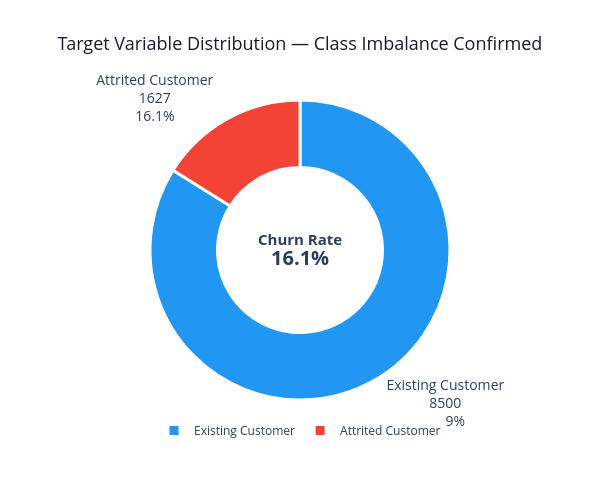

The notebook cell this image was saved under:
### Markdown cell above
<a id='phase2'></a>

---
# 📊 Phase 2: Exploratory Data Analysis & Data Storytelling
---

> **Analyst's Mindset:** Before touching a single model, we must *understand the data deeply*. Every chart below is crafted to answer a specific business question. We move from **"What is happening?"** → **"Why is it happening?"** → **"What can we do about it?"**

### Code cell
# Target Variable Analysis
target_counts = df['Attrition_Flag'].value_counts()
churn_rate = target_counts['Attrited Customer'] / len(df) * 100

fig = go.Figure(data=[go.Pie(
    labels=target_counts.index,
    values=target_counts.values,
    hole=0.55,
    marker=dict(colors=['#2196F3', '#F44336'],
                line=dict(color='white', width=3)),
    textinfo='label+percent+value',
    textfont=dict(size=14),
    hovertemplate='<b>%{label}</b><br>Count: %{value:,}<br>Share: %{percent}<extra></extra>'
)])

fig.update_layout(
    title=dict(
        text='Target Variable Distribution — Class Imbalance Confirmed',
        font=dict(size=18, color='#1a1a2e'),
        x=0.5
    ),
    annotations=[dict(
        text=f'<b>Churn Rate</b><br><b style="font-size:20px">{churn_rate:.1f}%</b>',
        x=0.5, y=0.5, font_size=15, showarrow=False
    )],
    legend=dict(orientation='h', yanchor='bottom', y=-0.15, x=0.5, xanchor='center'),
    width=600, height=480,
    paper_bgcolor='white'
)
fig.show(renderer = 'png')
print(f"Class Distribution:")
print(target_counts.to_string())
print(f"Imbalance Ratio: {target_counts.max()/target_counts.min():.1f}:1")

### Figure 1 — Plotly figure (JSON) as saved in the notebook; plotly's stock layout.template omitted (floating-point values rounded to 4 significant figures)
{"data": [{"hole": 0.55, "hovertemplate": "<b>%{label}</b><br>Count: %{value:,}<br>Share: %{percent}<extra></extra>", "labels": ["Existing Customer", "Attrited Customer"], "marker": {"colors": ["#2196F3", "#F44336"], "line": {"color": "white", "width": 3}}, "textfont": {"size": 14}, "textinfo": "label+percent+value", "type": "pie", "values": [8500, 1627]}], "layout": {"annotations": [{"font": {"size": 15}, "showarrow": false, "text": "<b>Churn Rate</b><br><b style=\"font-size:20px\">16.1%</b>", "x": 0.5, "y": 0.5}], "height": 480, "legend": {"orientation": "h", "x": 0.5, "xanchor": "center", "y": -0.15, "yanchor": "bottom"}, "paper_bgcolor": "white", "title": {"font": {"color": "#1a1a2e", "size": 18}, "text": "Target Variable Distribution — Class Imbalance Confirmed", "x": 0.5}, "width": 600}}
